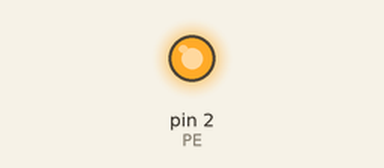
Simulated run of this sketch. Board: Arduino Uno, built with avr-gcc and run on an emulated ATmega328P. On the bench: output pins drawn as LEDs (lit = HIGH). What the sketch prints to the serial monitor is not drawn.

Above: at 0.05 s.
At 5.1 s:
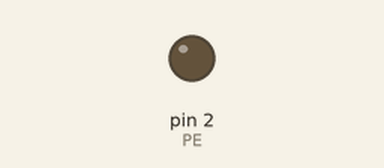
Timing chart, 0 to 13.1 s (numbered marks = the images above):
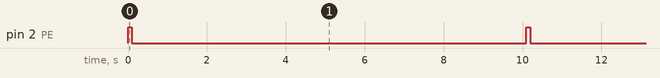

The sketch:

M0216_Arduino.ino
```cpp
int PE = 2; // ต่อกับ Pin PLAYE บนบอร์ดโมดูล
void setup() {
  pinMode(PE, OUTPUT);
  Serial.begin(9600);
}

void loop() {

  Serial.println("Play Sound");
  digitalWrite(PE, 1); // กดปุ่ม PLAYE
  delay(100);
  digitalWrite(PE, 0); // ปล่อยปุ่ม PLAYE
  delay(10000);
}
```

Measured:
- by itself, pin 2 (PE): alternates HIGH for 0.10 s and LOW for 10.0 s
